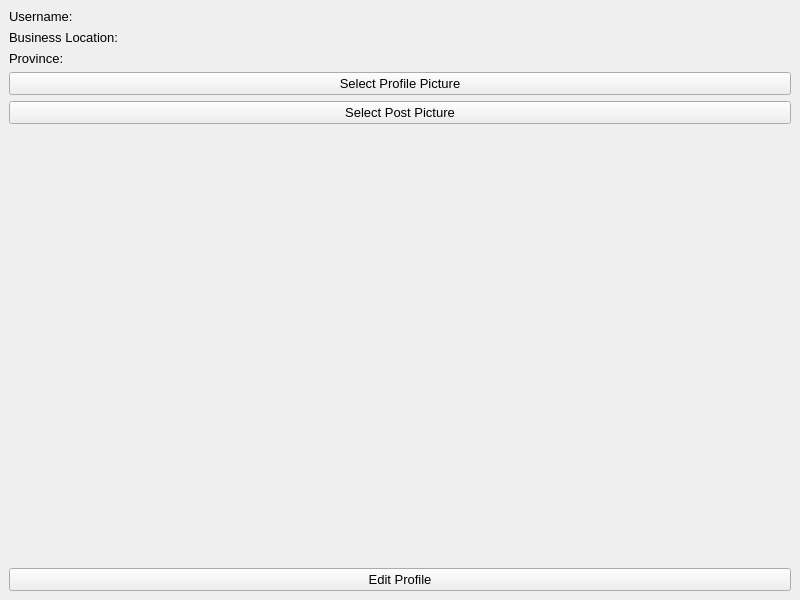
<?xml version="1.0" encoding="UTF-8"?>
<ui version="4.0">
 <class>PetSellerProfileWindow</class>
 <widget class="QMainWindow" name="PetSellerProfileWindow">
  <property name="geometry">
   <rect>
    <x>0</x>
    <y>0</y>
    <width>800</width>
    <height>600</height>
   </rect>
  </property>
  <property name="windowTitle">
   <string>Pet Seller Profile</string>
  </property>
  <widget class="QWidget" name="centralwidget">
   <layout class="QVBoxLayout" name="verticalLayout">
    <item>
     <layout class="QFormLayout">
      <item row="0" column="0">
       <widget class="QLabel" name="labelUsername">
        <property name="font">
         <font>
          <pointsize>10</pointsize>
         </font>
        </property>
        <property name="text">
         <string>Username:</string>
        </property>
       </widget>
      </item>
      <item row="0" column="1">
       <widget class="QLabel" name="labelUsernameValue"/>
      </item>
      <item row="1" column="0">
       <widget class="QLabel" name="labelBusinessLocation">
        <property name="font">
         <font>
          <pointsize>10</pointsize>
         </font>
        </property>
        <property name="text">
         <string>Business Location:</string>
        </property>
       </widget>
      </item>
      <item row="1" column="1">
       <widget class="QLabel" name="labelBusinessLocationValue"/>
      </item>
      <item row="2" column="0">
       <widget class="QLabel" name="labelProvince">
        <property name="font">
         <font>
          <pointsize>10</pointsize>
         </font>
        </property>
        <property name="text">
         <string>Province:</string>
        </property>
       </widget>
      </item>
      <item row="2" column="1">
       <widget class="QLabel" name="labelProvinceValue"/>
      </item>
      <item row="3" column="0" colspan="2">
       <widget class="QPushButton" name="profilePictureButton">
        <property name="font">
         <font>
          <pointsize>10</pointsize>
         </font>
        </property>
        <property name="text">
         <string>Select Profile Picture</string>
        </property>
       </widget>
      </item>
      <item row="4" column="0" colspan="2">
       <widget class="QPushButton" name="postPictureButton">
        <property name="font">
         <font>
          <pointsize>10</pointsize>
         </font>
        </property>
        <property name="text">
         <string>Select Post Picture</string>
        </property>
       </widget>
      </item>
     </layout>
    </item>
    <item>
     <spacer name="verticalSpacer">
      <property name="orientation">
       <enum>Qt::Vertical</enum>
      </property>
      <property name="sizeHint" stdset="0">
       <size>
        <width>20</width>
        <height>40</height>
       </size>
      </property>
     </spacer>
    </item>
    <item>
     <widget class="QPushButton" name="pushButtonEditProfile">
      <property name="font">
       <font>
        <pointsize>10</pointsize>
       </font>
      </property>
      <property name="text">
       <string>Edit Profile</string>
      </property>
     </widget>
    </item>
   </layout>
  </widget>
 </widget>
 <resources/>
 <connections/>
</ui>
